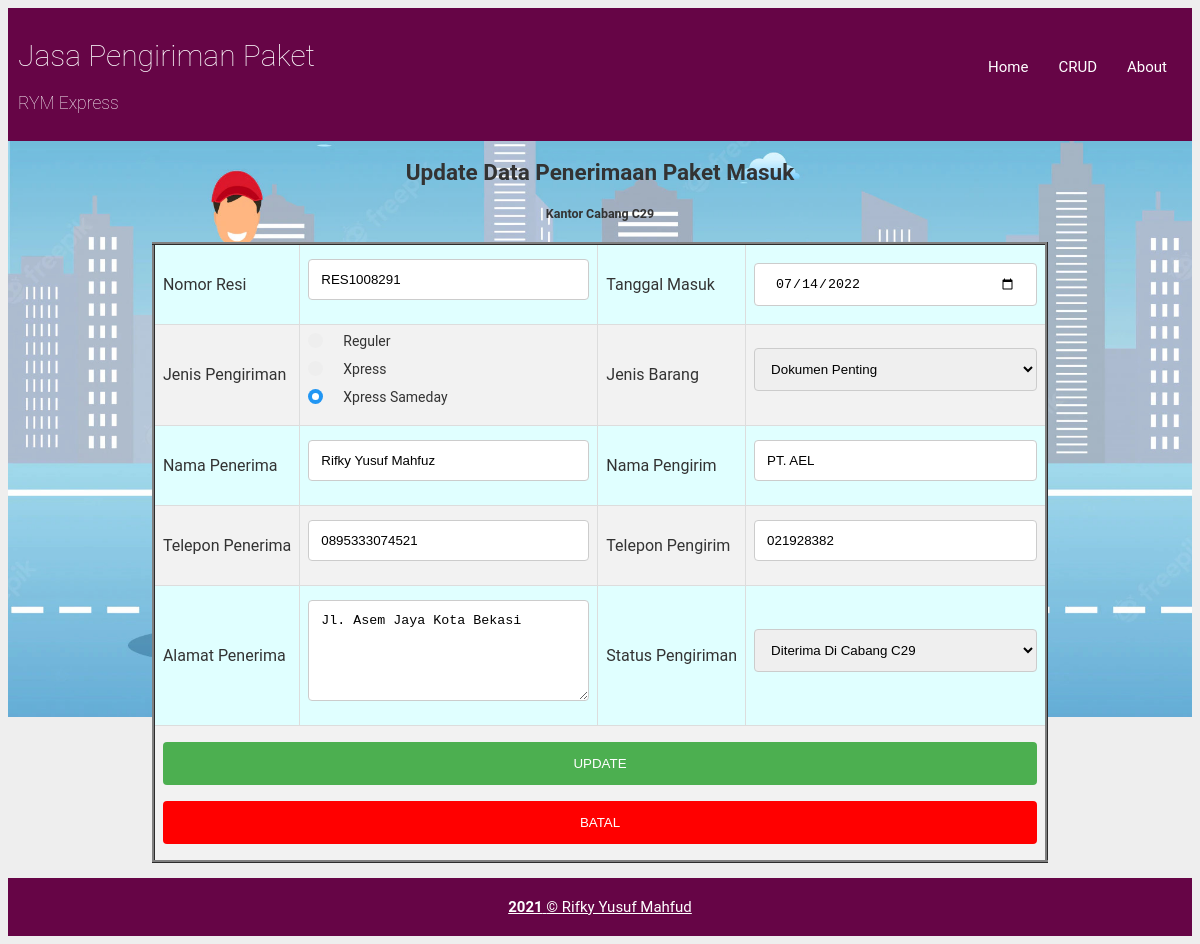
The app's page /web/edit/RES1008291 with its own data.
### tables this page shows
CREATE TABLE `datapaket` (
  `noresi` varchar(10) NOT NULL,
  `tanggalmasuk` date NOT NULL,
  `jenisbarang` varchar(25) NOT NULL,
  `jenispengiriman` varchar(25) NOT NULL,
  `namapengirim` varchar(50) NOT NULL,
  `teleponpengirim` varchar(13) NOT NULL,
  `namapenerima` varchar(50) NOT NULL,
  `teleponpenerima` varchar(13) NOT NULL,
  `alamatpenerima` varchar(100) NOT NULL,
  `statuspengiriman` varchar(25) NOT NULL
);

### application/controllers/Web.php (called while the page is built, shortened)
<?php defined('BASEPATH') or exit('No direct script access allowed');
class Web extends CI_Controller
{
    function __construct()
    {
        $this->load->helper(array('url', 'form'));
    }
    public function edit($noresi)
    {
        $where = array('noresi'=> $noresi);
        $data['judul'] = " Update Data Penerimaan Paket Masuk";
        $data['judul2'] = "Kantor Cabang C29";
        $data['datapaket'] = $this->app_model->ubah_data($where, 'datapaket')->result();
        $this->load->view('v_header', $data);
        $this->load->view('edit_data', $data);
        $this->load->view('v_footer', $data);
    }
}

### index.php (called while the page is built, shortened)
<?php
require_once BASEPATH.'core/CodeIgniter.php';

### application/models/App_model.php (called while the page is built, shortened)
<?php defined('BASEPATH') or exit('No direct script access allowed');
class App_model extends CI_Model
{
    function ubah_data($where,$table)
    {
        return $this->db->get_where($table,$where);
    }
}

### application/views/edit_data.php (the view, shortened to what this page needs)
<section>
    <center><h1><?php echo $judul ?></h1></center>
    <center><h5><?php echo $judul2 ?></h5></center>
    <?php foreach ($datapaket as $dt) { ?>
        <form action="<?php echo site_url('web/update') ?>" method="POST">
            <table id="ftable2">
                <tr>
                    <td>Nomor Resi </td>
                    <td><input type="text" name="noresi" value="<?php echo $dt->noresi ?>"></td>
                    <td>Tanggal Masuk </td>
                    <td><input type="date" name="tanggalmasuk" min="<?= date('Y-m-d'); ?>" value="<?php echo $dt->tanggalmasuk ?>"></td>
                </tr>
                <tr>
                    <td>Jenis Pengiriman </td>
                    <td>
                        <label class="tradio">Reguler
                            <span class="radioklik"></span></label>
                        <label class="tradio">Xpress
                            <span class="radioklik"></span></label>
                        <label class="tradio">Xpress Sameday
                            <span class="radioklik"></span></label>
                    </td>
                    <td>Jenis Barang </td>
                    <td>
                        <select name="jenisbarang" id="jenisbarang">
                            <option <?php echo ($dt->jenisbarang == 'Dokumen Penting' ? 'selected' : '');  ?> value='Dokumen Penting'>Dokumen Penting</option>
                        </select>
                    </td>
                </tr>
                <tr>
                    <td>Nama Penerima </td>
                    <td><input type="text" name="namapenerima" value="<?php echo $dt->namapenerima ?>"></td>
                    <td>Nama Pengirim </td>
                    <td><input type="text" name="namapengirim" value="<?php echo $dt->namapengirim ?>"></td>
                </tr>
                <tr>
                    <td>Telepon Penerima </td>
                    <td><input type="text" name="teleponpenerima" value="<?php echo $dt->teleponpenerima ?>"></td>
                    <td>Telepon Pengirim</td>
                    <td> <input type="text" name="teleponpengirim" value="<?php echo $dt->teleponpengirim ?>"></td>
                </tr>
                <tr>
                    <td>Alamat Penerima </td>
                    <td><textarea name="alamatpenerima" cols="30" rows="5"><?php echo $dt->alamatpenerima ?></textarea></td>
                    <td>Status Pengiriman </td>
                    <td> <select name="statuspengiriman" id="statuspengiriman">
                            <option <?php echo ($dt->statuspengiriman == 'Diterima Di Cabang C29' ? 'selected' : ''); ?> value='Diterima Di Cabang C29'>Diterima Di Cabang C29</option>
                        </select>
                    </td>
                </tr>
                <tr>
                    <td colspan="4">
                        <input type="submit" name="edit" value="UPDATE">
                        <input type="reset" name="reset" value="BATAL">
                    </td>
                </tr>
        </form>
    <?php } ?>
</section>

### assets/css/style.css (style rules this page uses)
body { background: #eee; color: #333; font-family: Roboto; font-size: 15px; }
section { padding: auto; }
section h1 { text-align: center; }
#ftable2 { border-style: ridge; width: auto; margin-left: auto; margin-right: auto; border-collapse: collapse; background-color: lightcyan; text-align: left; }
#ftable2 tr:nth-child(even) { background-color: #f2f2f2; }
#ftable2 td, #ftable2 th { border: 1px solid #ddd; padding: 8px; }
input[type=text], select { width: 100%; padding: 12px 20px; margin: 8px 0; display: inline-block; border: 1px solid #ccc; border-radius: 4px; box-sizing: border-box; }
input[type=date] { width: 100%; padding: 12px 20px; margin: 8px 0; display: inline-block; border: 1px solid #ccc; border-radius: 4px; box-sizing: border-box; }
input[type=submit] { width: 100%; background-color: #4CAF50; color: white; padding: 14px 20px; margin: 8px 0; border: none; border-radius: 4px; cursor: pointer; }
input[type=reset] { width: 100%; background-color: #ff0000; color: white; padding: 14px 20px; margin: 8px 0; border: none; border-radius: 4px; cursor: pointer; }
input[type=text], select, textarea { width: 100%; padding: 12px; border: 1px solid #ccc; border-radius: 4px; box-sizing: border-box; margin-top: 6px; margin-bottom: 16px; resize: vertical }
.tradio { display: block; position: relative; padding-left: 35px; margin-bottom: 12px; cursor: pointer; font-size: 14px; -webkit-user-select: none; -moz-user-select: none; -ms-user-select: none; user-select: none; }
.radioklik { position: absolute; top: 0; left: 0; height: 15px; width: 15px; background-color: #eee; border-radius: 50%; }
.tradio input:checked~.radioklik { background-color: #2196F3; }
.radioklik:after { content: ""; position: absolute; display: none; }
.tradio input:checked~.radioklik:after { display: block; }
.tradio .radioklik:after { top: 4px; left: 4px; width: 7px; height: 7px; border-radius: 50%; background: white; }

### records on screen
datapaket: noresi "RES1008291", tanggalmasuk "07/14/2022", jenisbarang "Dokumen Penting", namapenerima "Rifky Yusuf Mahfuz", namapengirim "PT. AEL", teleponpenerima "0895333074521", teleponpengirim "021928382", alamatpenerima "Jl. Asem Jaya Kota Bekasi", statuspengiriman "Diterima Di Cabang C29"

### other values on screen
$judul "Update Data Penerimaan Paket Masuk"
$judul2 "Kantor Cabang C29"
